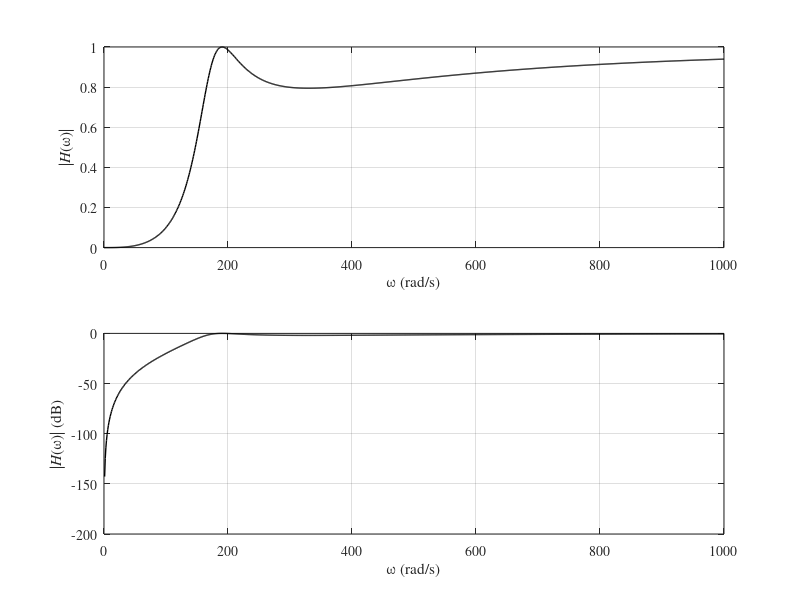

The MATLAB source for this figure:
% Projete um filtro passa-altas Chebyshev que permita a passagem de sinais 
% acima de 165 rad/s com atenuação máxima de 2 dB e rejeite sinais abaixo 
% de 100 rad/s com atenuação mínima de 20 dB.

clc
clear
close all

%%Parâmetros do Passa-Altas
wp1 = 165;
ws1 = 100;
ap = 2;
as = 20;

%%Passo 1 - Determina o filtro passa-baixos prototipo
wp = 1;
ws = wp1/ws1;

% Passo 2 - Determinar a ordem do filtro passa-baixa protótipo
K = ceil(acosh(sqrt((10^(as/10)-1)/(10^(ap/10)-1)))/acosh(ws/wp));

% Passo 3 - Determina os Polos do Filtro Protótipo
epsilon = sqrt(10^(ap/10)-1);
ii = 1:K;
pk = -wp*sinh(asinh(1/epsilon)/K)*sin(pi*(2*ii-1)/(2*K))+...
     1j*wp*cosh(asinh(1/epsilon)/K)*cos(pi*(2*ii-1)/(2*K));
 
% Passo 4 - Determina a Função de Transferência do Filtro Prototipo
H0 = (mod(K,2)==1)+(mod(K,2)==0)/sqrt(1+epsilon^2);
B = H0*prod(-pk);
A = poly(pk);

% Passo 5 - Determinar os polos do Filtro Passa-Altas
pi_pa = wp1./pk;
B_pa = H0*poly(zeros(K,1));
A_pa = poly(pi_pa);

%%Passo 6 - Plotar a resposta em magnitude
omega = linspace(0,1000,1000);
H = polyval(B_pa,1j*omega)./polyval(A_pa,1j*omega);
subplot(2,1,1)
plot(omega,abs(H),'k','Linewidth',1.0)
grid on
xlabel('\omega (rad/s)')
ylabel('|{\itH}(\omega)|')
set(gca,'FontName','Times')
set(gca,'FontSize',10)
subplot(2,1,2)
plot(omega,20*log10(abs(H)),'k','Linewidth',1.0)
grid on
xlabel('\omega (rad/s)')
ylabel('|{\itH}(\omega)| (dB)')
set(gca,'FontName','Times')
set(gca,'FontSize',10)
